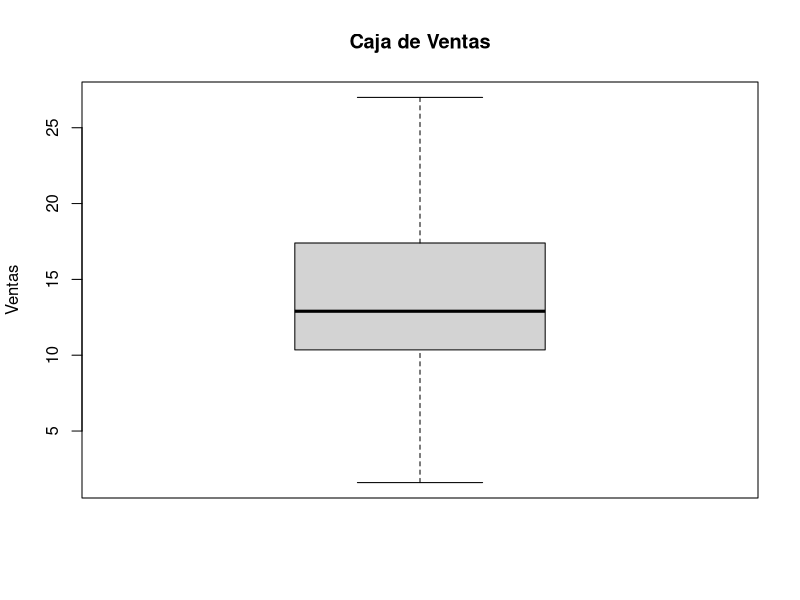

Write R code to recreate this figure. (Note: this script raises an error after producing the figure.)
# Proyecto Final.
# Estudiantes:
# Miguel Colorado 14-10237
# Jose Barrera    15-10123
# Carlos Sivira   15-11377

####################################################################
#Cargando el archivo del proyecto
sales = read.table("datosproy.txt", header = TRUE)
####################################################################
#Pregunta 1

summary(sales)

# Ventas
ventas = sales$ventas
summary(ventas)
sd(ventas)
boxplot(ventas,main="Caja de Ventas",ylab="Ventas")

# Facebook
facebook = sales$facebook
summary(facebook)
sd(facebook)
boxplot(facebook,main="Caja de Facebook",ylab="Facebook")

# Periodico
periodico = sales$periodico
summary(periodico)
sd(periodico)
boxplot(periodico,main="Caja de Periodico",ylab="Periodico")

# Instagram
instagram = sales$instagram
summary(instagram)
sd(instagram)
boxplot(instagram,main="Caja de Instagram",ylab="Instagram")

# Tv
tv = sales$tv
summary(tv)
sd(tv)
boxplot(tv,main="Caja de Tv",ylab="Tv")

# Ebay
ebay = sales$ebay
summary(ebay)
sd(ebay)
boxplot(ebay,main="Caja de Tv",ylab="Ebay")

# Region
Region = sales$Region
summary(Region)
sd(Region)
boxplot(Region,main="Caja de Region",ylab="Region")

# Histogramas
hist(ventas,main="Histograma de Ventas",ylab="Frecuencia",xlab="Ventas")
hist(facebook,main="Histograma de Facebook",ylab="Frecuencia",xlab="Facebook")
hist(Periodico,main="Histograma de Periodico",ylab="Frecuencia",xlab="Periodico")
hist(instagram,main="Histograma de Instagram",ylab="Frecuencia",xlab="Instagram")
hist(tv,main="Histograma de Tv",ylab="Frecuencia",xlab="Tv")
hist(ebay,main="Histograma de Ebay",ylab="Frecuencia",xlab="Ebay")
hist(Region,main="Histograma de Region",ylab="Frecuencia",xlab="Region")

# Matriz de Correlacion
variables_cuant = sales[1:7]
sales.cor = cor(variables_cuant)
corrplot(datos.cor)

####################################################################
#Pregunta 2

#Calculo del intervalo de confianza para la media de ventas en la region 1
sales_per_region = sales$ventas[sales$Region == 1]
t.test(sales_per_region, conf.level = 0.95)$conf.int

#Calculo del intervalo de confianza para la media de ventas en la region 2
sales_per_region = sales$ventas[sales$Region == 2]
t.test(sales_per_region, conf.level = 0.95)$conf.int

#Calculo del intervalo de confianza para la media de ventas en la region 3
sales_per_region = sales$ventas[sales$Region == 3]
t.test(sales_per_region, conf.level = 0.95)$conf.int

#Calculo del intervalo de confianza para la media de ventas en la region 4
sales_per_region = sales$ventas[sales$Region == 4]
t.test(sales_per_region, conf.level = 0.95)$conf.int

####################################################################
#Pregunta 3

#1era posible variable independiente: facebook
ml1 = lm(sales$ventas ~ sales$facebook)
plot(sales$facebook, sales$ventas, main = "Ventas en función de la publicidad en Facebook", xlab = "Publicidad en Facebook", ylab = "Ventas")
abline(ml1)
summary(ml1)
plot(ml1, main = "Modelo 2.1")

#2da posible variable independiente: periodico
ml2 = lm(sales$ventas ~ sales$periodico)
plot(sales$periodico, sales$ventas, main = "Ventas en función de la publicidad en Periodico", xlab = "Publicidad en Periodico", ylab = "Ventas")
abline(ml2)
summary(ml2)
plot(ml2, main = "Modelo 2.2")

#3era posible variable independiente: instagram
ml3 = lm(sales$ventas ~ sales$instagram)
plot(sales$instagram, sales$ventas, main = "Ventas en función de la publicidad en Instagram", xlab = "Publicidad en Instagram", ylab = "Ventas")
abline(ml3)
summary(ml3)
plot(ml3, main = "Modelo 2.3")

#4ta posible variable independiente: tv
ml4 = lm(sales$ventas ~ sales$tv)
plot(sales$tv, sales$ventas, main = "Ventas en función de la publicidad en TV", xlab = "Publicidad en Television", ylab = "Ventas")
abline(ml4)
summary(ml4)
plot(ml4, main = "Modelo 2.4")

#5ta posible variable independiente: ebay
ml5 = lm(sales$ventas ~ sales$ebay)
plot(sales$ebay, sales$ventas, main = "Ventas en función de la publicidad en Ebay", xlab = "Publicidad en Ebay", ylab = "Ventas")
abline(ml5)
summary(ml5)
plot(ml5, main = "Modelo 2.5")

#6ta posible variable independiente: region
ml6 = lm(sales$ventas ~ sales$Region)
plot(sales$Region, sales$ventas, main = "Ventas en función de la Region", xlab = "Publicidad en FB", ylab = "Ventas")
abline(ml6)
summary(ml6)
plot(ml6, main = "Modelo 2.6")
####################################################################
#Pregunta 4
mlm1 = lm(sales$ventas ~ sales$facebook + sales$periodico + sales$instagram + sales$tv + sales$ebay)
summary(mlm1)
#plot(mlm1, main = "Modelo multiple 1")

mlm2 = lm(sales$ventas ~ sales$facebook + sales$periodico + sales$instagram + sales$tv)
summary(mlm2)
#plot(mlm2, main = "Modelo multiple 2")

mlm3 = lm(sales$ventas ~ sales$facebook + sales$periodico + sales$instagram)
summary(mlm3)
#plot(mlm3, main = "Modelo multiple 3")

mlm4 = lm(sales$ventas ~ sales$facebook + sales$instagram)
summary(mlm4)
#plot(mlm4, main = "Modelo multiple 4")

####################################################################
#Pregunta 5

#Se obtienen las ventas de la primera region
sales_per_region = sales$ventas[sales$Region == 1]

#Se define la hipotesis nula como m0 igual a 150
m0 = 150
#La hipotesis alternativa sera que m0 es mayor a 150

#Se obtiene el tama?o de la muestra (grande 49>30)
n = length(sales_per_region)
#Se obtiene la media de la muestra
sample_mean = mean(sales_per_region)
#Se obtiene la media de la muestra
standard_deviation = sd(sales_per_region)

#Se calcula el estadistico Z por tratarse de una muestra grande
#z = ((sample_mean - m0) / (standard_deviation / sqrt(n)))

#Se obtiene el p-valor asociado a Z
#p_value = pnorm(Z, lower.tail=FALSE)
#p_value

#Se realiza el estudio de las las hipotesis propuestas
#t.test(sales_per_region, alternative = "upper", mu = 150, conf.level = 0.99)
####################################################################
#Pregunta 6

pesosNuevos <- data.frame(peso = c(43, 55, 70, 90, 65))
puntos<- data.frame(peso = seq(min(peso), max(peso), by = 0.5)) #Necesitamos para las bandas de confianza/predicción porque si no, se ven horribles y no se entiende nada
ml1 <- lm(estatura~peso)

#Valores predecidos para los puntos dados
predict(ml1, pesosNuevos, interval = "predict")

#Graficamos el modelo y las bandas de confianza/predicción para un 95% de confianza
plot(peso, estatura, xlab = "Peso de los estudiantes", ylab = "Estatura de los estudiantes", main = "Estatura de los estudiantes en función del peso")
abline(ml1)

#Graficamos los intervalos de predicción
ip <- predict(ml1, puntos, interval = "predict")
lines(puntos$peso, ip[,2], lty = 2, col = "dodgerblue")
lines(puntos$peso, ip[,3], lty = 2, col = "dodgerblue") 

#Graficamos los intervalos de confianza
ic <- predict(ml1, puntos, interval = "confidence")
lines(puntos$peso, ic[,2], lty = 2)
lines(puntos$peso, ic[,3], lty = 2)
####################################################################
#Pregunta 7
####################################################################
#Pregunta 8
####################################################################
